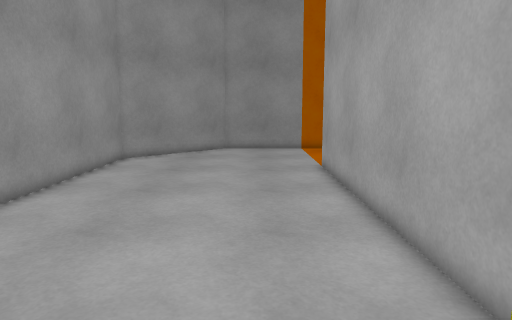
[1] (above)

16 first-person views from a walk through a Unity game level. The camera is 1.3 m above the floor, tilts 8° down and sees 70° across. The floor is counted in squares, 0.5 m on a side. Each view is taken from the middle of a square. On the plan, view 1 faces up. The plan holds only what a view shows up to about 20 squares ahead; the rest is blank. The place goes on beyond the plan. The player is left out.

[2]
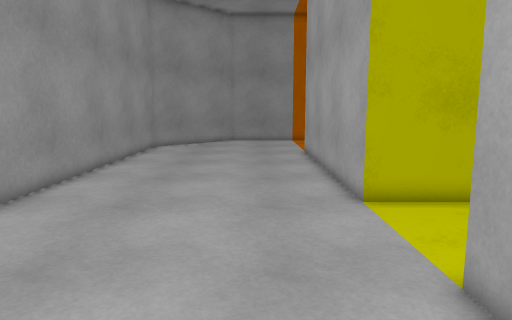

[3]
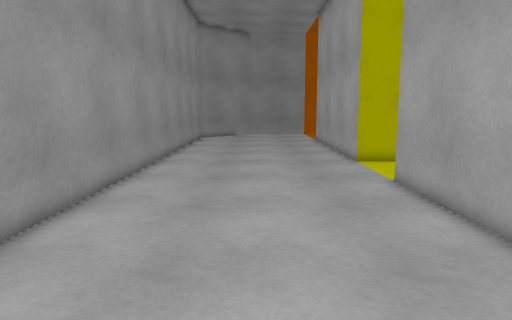

[4]
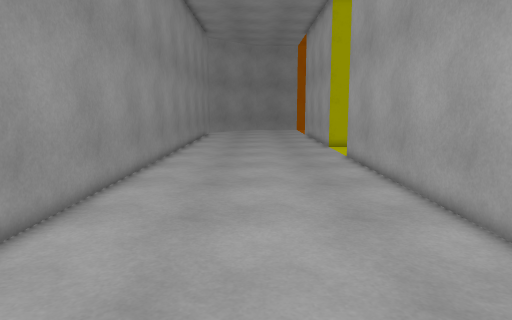

[5]
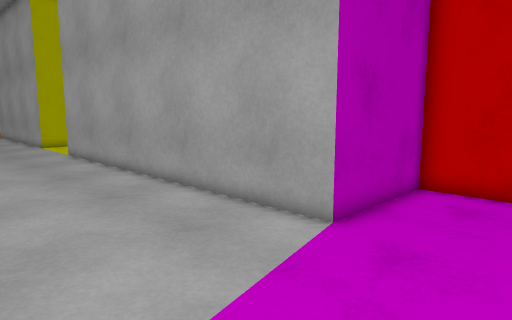

[6]
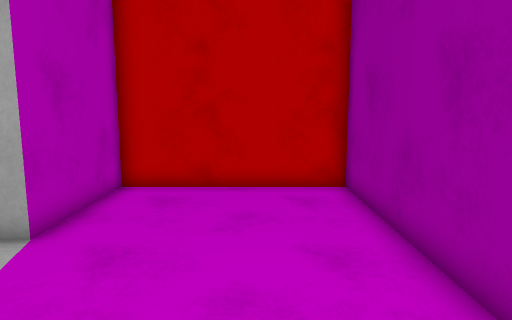

[7]
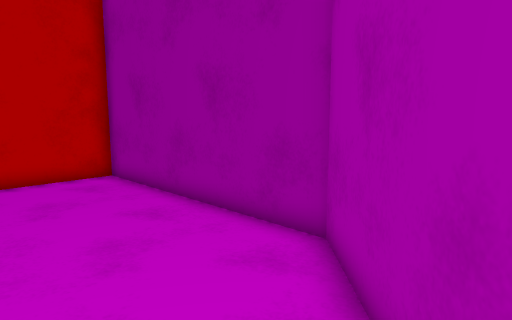

[8]
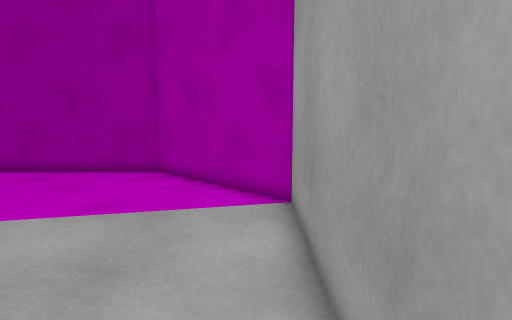

[9]
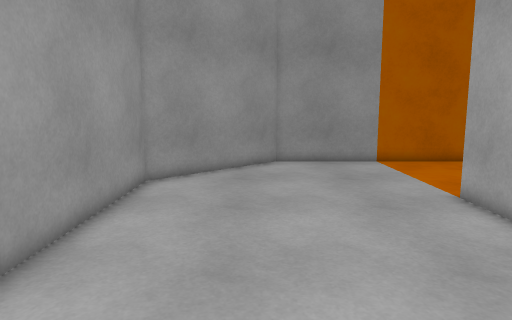

[10]
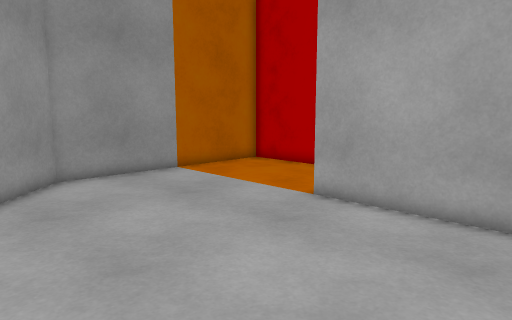

[11]
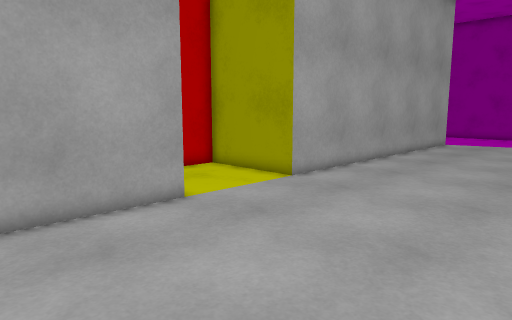

[12]
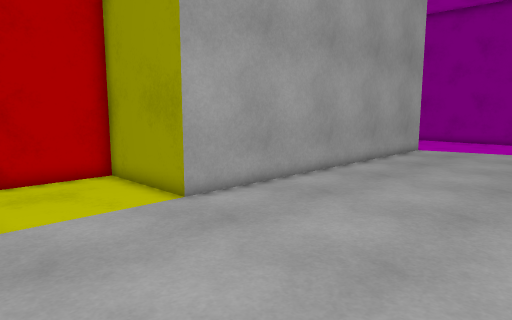

[13]
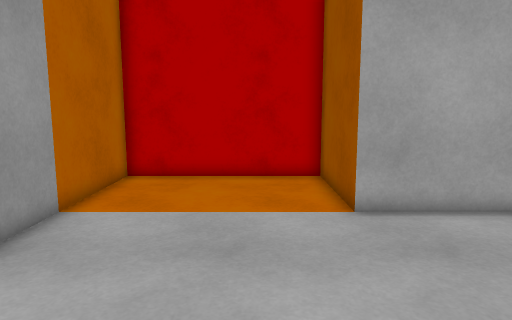

[14]
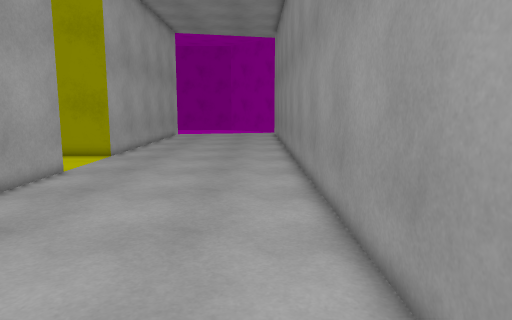

[15]
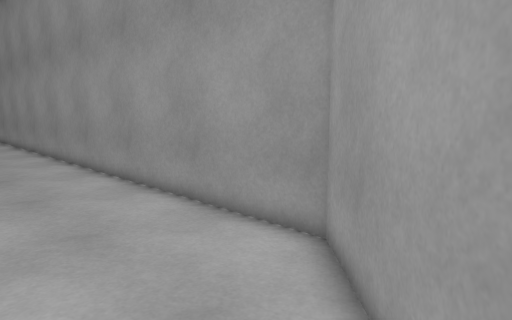

[16]
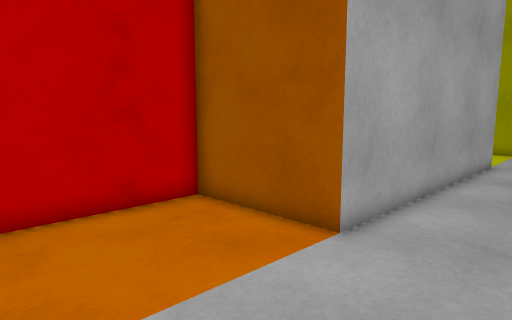

### Floor plan
Points are (right, up) in squares from view 1. A wall is a line through its corners. A room is listed if a view was taken in it or the views show most of it. See-through windows are left out.
Room 1 (views 1, 2, 3, 4, 5, 6, 7, 8, 9, 10, 11, 12, 13, 14, 15, 16)
walls: (6.1, 4) (3, 4) (3, 16.5) (8, 16.5) (8, 24) (-2, 24) (-7, 19) (-7, -21) (-2, -26) (8, -26) (8, -18.5) (3, -18.5) (3, -1) (8, -1) (8, 2.7)

Positions as (right, up) in squares from view 1, and headings:
1: (0, 0), facing up
2: (0, -6), facing up
3: (-2, -14), facing up
4: (-2, -21), facing up
5: (-4, -23), facing up-right
6: (-4, -23), facing right
7: (-6, -20), facing down-right
8: (-6, -11), facing down
9: (-3, 6), facing up
10: (-6, 10), facing up-right
11: (-6, 10), facing down-right
12: (-6, 5), facing down-right
13: (-6, 19), facing right
14: (-5, 19), facing down
15: (-1, 23), facing down-left
16: (-1, 23), facing down-right
